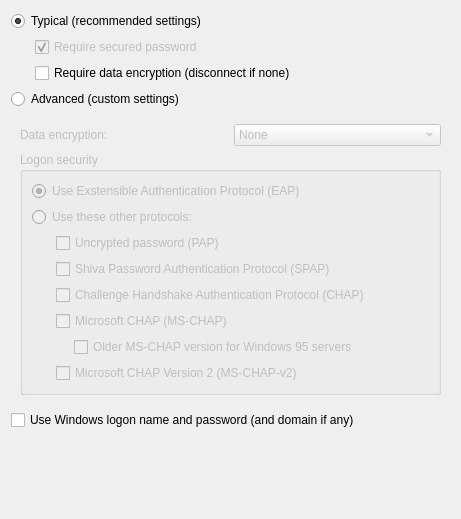
<?xml version="1.0" encoding="UTF-8"?>
<ui version="4.0">
 <class>VpnSecurityWidget</class>
 <widget class="QWidget" name="VpnSecurityWidget">
  <property name="geometry">
   <rect>
    <x>0</x>
    <y>0</y>
    <width>461</width>
    <height>519</height>
   </rect>
  </property>
  <property name="windowTitle">
   <string>Form</string>
  </property>
  <layout class="QVBoxLayout" name="verticalLayout">
   <item>
    <layout class="QGridLayout" name="gridLayout">
     <item row="0" column="0" colspan="2">
      <widget class="QRadioButton" name="typicalRadioButton">
       <property name="sizePolicy">
        <sizepolicy hsizetype="MinimumExpanding" vsizetype="Fixed">
         <horstretch>0</horstretch>
         <verstretch>0</verstretch>
        </sizepolicy>
       </property>
       <property name="minimumSize">
        <size>
         <width>392</width>
         <height>0</height>
        </size>
       </property>
       <property name="text">
        <string>Typical (recommended settings)</string>
       </property>
       <property name="checked">
        <bool>true</bool>
       </property>
       <attribute name="buttonGroup">
        <string notr="true">buttonGroup</string>
       </attribute>
      </widget>
     </item>
     <item row="1" column="0" rowspan="2">
      <spacer name="horizontalSpacer">
       <property name="orientation">
        <enum>Qt::Horizontal</enum>
       </property>
       <property name="sizeType">
        <enum>QSizePolicy::Fixed</enum>
       </property>
       <property name="sizeHint" stdset="0">
        <size>
         <width>18</width>
         <height>20</height>
        </size>
       </property>
      </spacer>
     </item>
     <item row="1" column="1">
      <widget class="QCheckBox" name="passwordCheckBox">
       <property name="enabled">
        <bool>false</bool>
       </property>
       <property name="sizePolicy">
        <sizepolicy hsizetype="MinimumExpanding" vsizetype="Fixed">
         <horstretch>0</horstretch>
         <verstretch>0</verstretch>
        </sizepolicy>
       </property>
       <property name="text">
        <string>Require secured password</string>
       </property>
       <property name="checked">
        <bool>true</bool>
       </property>
      </widget>
     </item>
     <item row="2" column="1">
      <widget class="QCheckBox" name="encryptionCheckBox">
       <property name="sizePolicy">
        <sizepolicy hsizetype="MinimumExpanding" vsizetype="Fixed">
         <horstretch>0</horstretch>
         <verstretch>0</verstretch>
        </sizepolicy>
       </property>
       <property name="text">
        <string>Require data encryption (disconnect if none)</string>
       </property>
      </widget>
     </item>
    </layout>
   </item>
   <item>
    <widget class="QRadioButton" name="advancedRadioButton">
     <property name="text">
      <string>Advanced (custom settings)</string>
     </property>
     <attribute name="buttonGroup">
      <string notr="true">buttonGroup</string>
     </attribute>
    </widget>
   </item>
   <item>
    <widget class="QFrame" name="frame">
     <property name="enabled">
      <bool>false</bool>
     </property>
     <property name="frameShape">
      <enum>QFrame::NoFrame</enum>
     </property>
     <property name="frameShadow">
      <enum>QFrame::Raised</enum>
     </property>
     <layout class="QGridLayout" name="gridLayout_3">
      <item row="0" column="0">
       <layout class="QHBoxLayout" name="horizontalLayout">
        <item>
         <widget class="QLabel" name="dataLabel">
          <property name="text">
           <string>Data encryption:</string>
          </property>
          <property name="buddy">
           <cstring>dataComboBox</cstring>
          </property>
         </widget>
        </item>
        <item>
         <widget class="QComboBox" name="dataComboBox">
          <item>
           <property name="text">
            <string>None</string>
           </property>
          </item>
          <item>
           <property name="text">
            <string>Optional</string>
           </property>
          </item>
          <item>
           <property name="text">
            <string>Required</string>
           </property>
          </item>
          <item>
           <property name="text">
            <string>Maximum strangth</string>
           </property>
          </item>
         </widget>
        </item>
       </layout>
      </item>
      <item row="1" column="0">
       <widget class="QGroupBox" name="logonGroupBox">
        <property name="title">
         <string>Logon security</string>
        </property>
        <layout class="QGridLayout" name="gridLayout_4">
         <item row="0" column="0">
          <widget class="QRadioButton" name="eapRadioButton">
           <property name="text">
            <string>Use Exstensible Authentication Protocol (EAP)</string>
           </property>
           <property name="checked">
            <bool>true</bool>
           </property>
          </widget>
         </item>
         <item row="1" column="0">
          <widget class="QRadioButton" name="otherRadioButton">
           <property name="text">
            <string>Use these other protocols:</string>
           </property>
          </widget>
         </item>
         <item row="2" column="0">
          <widget class="QFrame" name="frame_2">
           <property name="enabled">
            <bool>false</bool>
           </property>
           <property name="frameShape">
            <enum>QFrame::NoFrame</enum>
           </property>
           <property name="frameShadow">
            <enum>QFrame::Raised</enum>
           </property>
           <layout class="QGridLayout" name="gridLayout_2">
            <property name="leftMargin">
             <number>0</number>
            </property>
            <property name="topMargin">
             <number>0</number>
            </property>
            <property name="rightMargin">
             <number>0</number>
            </property>
            <property name="bottomMargin">
             <number>0</number>
            </property>
            <item row="0" column="1" colspan="2">
             <widget class="QCheckBox" name="papCheckBox">
              <property name="sizePolicy">
               <sizepolicy hsizetype="MinimumExpanding" vsizetype="Fixed">
                <horstretch>0</horstretch>
                <verstretch>0</verstretch>
               </sizepolicy>
              </property>
              <property name="text">
               <string>Uncrypted password (PAP)</string>
              </property>
             </widget>
            </item>
            <item row="1" column="0">
             <spacer name="horizontalSpacer_2">
              <property name="orientation">
               <enum>Qt::Horizontal</enum>
              </property>
              <property name="sizeType">
               <enum>QSizePolicy::Fixed</enum>
              </property>
              <property name="sizeHint" stdset="0">
               <size>
                <width>18</width>
                <height>20</height>
               </size>
              </property>
             </spacer>
            </item>
            <item row="1" column="1" colspan="2">
             <widget class="QCheckBox" name="spapCheckBox">
              <property name="sizePolicy">
               <sizepolicy hsizetype="MinimumExpanding" vsizetype="Fixed">
                <horstretch>0</horstretch>
                <verstretch>0</verstretch>
               </sizepolicy>
              </property>
              <property name="text">
               <string>Shiva Password Authentication Protocol (SPAP)</string>
              </property>
             </widget>
            </item>
            <item row="2" column="1" colspan="2">
             <widget class="QCheckBox" name="chapCheckBox">
              <property name="sizePolicy">
               <sizepolicy hsizetype="MinimumExpanding" vsizetype="Fixed">
                <horstretch>0</horstretch>
                <verstretch>0</verstretch>
               </sizepolicy>
              </property>
              <property name="text">
               <string>Challenge Handshake Authentication Protocol (CHAP)</string>
              </property>
             </widget>
            </item>
            <item row="3" column="1" colspan="2">
             <widget class="QCheckBox" name="mschapCheckBox">
              <property name="sizePolicy">
               <sizepolicy hsizetype="MinimumExpanding" vsizetype="Fixed">
                <horstretch>0</horstretch>
                <verstretch>0</verstretch>
               </sizepolicy>
              </property>
              <property name="text">
               <string>Microsoft CHAP (MS-CHAP)</string>
              </property>
             </widget>
            </item>
            <item row="4" column="0" colspan="2">
             <spacer name="horizontalSpacer_3">
              <property name="orientation">
               <enum>Qt::Horizontal</enum>
              </property>
              <property name="sizeType">
               <enum>QSizePolicy::Fixed</enum>
              </property>
              <property name="sizeHint" stdset="0">
               <size>
                <width>36</width>
                <height>20</height>
               </size>
              </property>
             </spacer>
            </item>
            <item row="4" column="2">
             <widget class="QCheckBox" name="oldMschapCheckBox">
              <property name="enabled">
               <bool>false</bool>
              </property>
              <property name="sizePolicy">
               <sizepolicy hsizetype="MinimumExpanding" vsizetype="Fixed">
                <horstretch>0</horstretch>
                <verstretch>0</verstretch>
               </sizepolicy>
              </property>
              <property name="text">
               <string>Older MS-CHAP version for Windows 95 servers</string>
              </property>
             </widget>
            </item>
            <item row="5" column="1" colspan="2">
             <widget class="QCheckBox" name="mschap2CheckBox">
              <property name="sizePolicy">
               <sizepolicy hsizetype="MinimumExpanding" vsizetype="Fixed">
                <horstretch>0</horstretch>
                <verstretch>0</verstretch>
               </sizepolicy>
              </property>
              <property name="text">
               <string>Microsoft CHAP Version 2 (MS-CHAP-v2)</string>
              </property>
             </widget>
            </item>
           </layout>
          </widget>
         </item>
        </layout>
        <zorder>frame_2</zorder>
        <zorder>eapRadioButton</zorder>
        <zorder>otherRadioButton</zorder>
       </widget>
      </item>
     </layout>
    </widget>
   </item>
   <item>
    <widget class="QCheckBox" name="useLogonCheckBox">
     <property name="text">
      <string>Use Windows logon name and password (and domain if any)</string>
     </property>
    </widget>
   </item>
   <item>
    <spacer name="verticalSpacer">
     <property name="orientation">
      <enum>Qt::Vertical</enum>
     </property>
     <property name="sizeHint" stdset="0">
      <size>
       <width>20</width>
       <height>24</height>
      </size>
     </property>
    </spacer>
   </item>
  </layout>
  <zorder>frame</zorder>
  <zorder>advancedRadioButton</zorder>
  <zorder>useLogonCheckBox</zorder>
  <zorder>verticalSpacer</zorder>
 </widget>
 <tabstops>
  <tabstop>typicalRadioButton</tabstop>
  <tabstop>passwordCheckBox</tabstop>
  <tabstop>encryptionCheckBox</tabstop>
  <tabstop>advancedRadioButton</tabstop>
  <tabstop>dataComboBox</tabstop>
  <tabstop>eapRadioButton</tabstop>
  <tabstop>otherRadioButton</tabstop>
  <tabstop>papCheckBox</tabstop>
  <tabstop>spapCheckBox</tabstop>
  <tabstop>chapCheckBox</tabstop>
  <tabstop>mschapCheckBox</tabstop>
  <tabstop>oldMschapCheckBox</tabstop>
  <tabstop>mschap2CheckBox</tabstop>
  <tabstop>useLogonCheckBox</tabstop>
 </tabstops>
 <resources/>
 <connections>
  <connection>
   <sender>typicalRadioButton</sender>
   <signal>toggled(bool)</signal>
   <receiver>encryptionCheckBox</receiver>
   <slot>setEnabled(bool)</slot>
   <hints>
    <hint type="sourcelabel">
     <x>170</x>
     <y>22</y>
    </hint>
    <hint type="destinationlabel">
     <x>183</x>
     <y>81</y>
    </hint>
   </hints>
  </connection>
  <connection>
   <sender>typicalRadioButton</sender>
   <signal>toggled(bool)</signal>
   <receiver>passwordCheckBox</receiver>
   <slot>setChecked(bool)</slot>
   <hints>
    <hint type="sourcelabel">
     <x>170</x>
     <y>22</y>
    </hint>
    <hint type="destinationlabel">
     <x>183</x>
     <y>52</y>
    </hint>
   </hints>
  </connection>
  <connection>
   <sender>advancedRadioButton</sender>
   <signal>toggled(bool)</signal>
   <receiver>frame</receiver>
   <slot>setEnabled(bool)</slot>
   <hints>
    <hint type="sourcelabel">
     <x>110</x>
     <y>101</y>
    </hint>
    <hint type="destinationlabel">
     <x>215</x>
     <y>275</y>
    </hint>
   </hints>
  </connection>
  <connection>
   <sender>otherRadioButton</sender>
   <signal>toggled(bool)</signal>
   <receiver>frame_2</receiver>
   <slot>setEnabled(bool)</slot>
   <hints>
    <hint type="sourcelabel">
     <x>214</x>
     <y>241</y>
    </hint>
    <hint type="destinationlabel">
     <x>214</x>
     <y>342</y>
    </hint>
   </hints>
  </connection>
  <connection>
   <sender>mschapCheckBox</sender>
   <signal>toggled(bool)</signal>
   <receiver>oldMschapCheckBox</receiver>
   <slot>setEnabled(bool)</slot>
   <hints>
    <hint type="sourcelabel">
     <x>226</x>
     <y>357</y>
    </hint>
    <hint type="destinationlabel">
     <x>236</x>
     <y>386</y>
    </hint>
   </hints>
  </connection>
 </connections>
 <buttongroups>
  <buttongroup name="buttonGroup"/>
 </buttongroups>
</ui>
